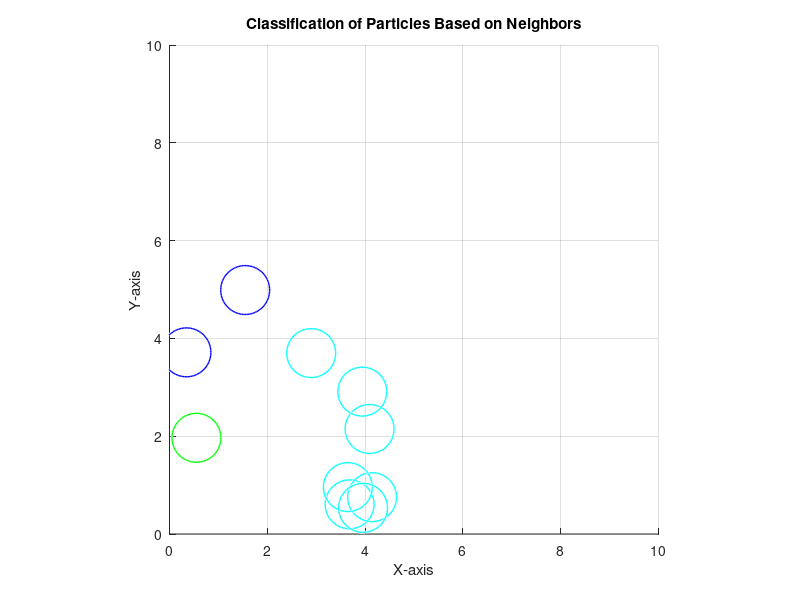

Write MATLAB code to recreate this figure.
% 随机生成一些小球的坐标
numParticles = 10; % 小球数量
positions = rand(numParticles, 2) * 5; % 在 [0, 10] 范围内随机生成小球位置
radii = 0.5*ones(numParticles, 1); % 所有小球半径为1

% 定义阈值以确定邻居数量
thresholdDistance = 2.0; % 判断为邻居的最大距离
colors = zeros(numParticles, 3); % 初始化颜色矩阵

% 计算每个小球周围的邻居数量
for i = 1:numParticles
    % 计算当前小球与其他小球之间的距离
    distances = sqrt(sum((positions - positions(i, :)).^2, 2)); % 计算距离
    
    % 找出在 thresholdDistance 范围内的邻居数量
    neighborCount = sum(distances < thresholdDistance & (distances > 0)); % 排除自己
    
    % 根据邻居数量给小球着色
    switch neighborCount
        case 0
            colors(i, :) = [1, 0, 0]; % 红色
        case 1
            colors(i, :) = [0, 1, 0]; % 绿色
        case 2
            colors(i, :) = [0, 0, 1]; % 蓝色
        otherwise
            colors(i, :) = [0, 1, 1]; % 青色
    end
end

% 绘制小球
figure;
hold on;
for i = 1:numParticles
    % 绘制每个小球
    viscircles(positions(i, :), radii(i), 'Color', colors(i, :), 'LineWidth', 1);
end

axis equal;
xlim([0, 10]);
ylim([0, 10]);
title('Classification of Particles Based on Neighbors');
xlabel('X-axis');
ylabel('Y-axis');
grid on;
